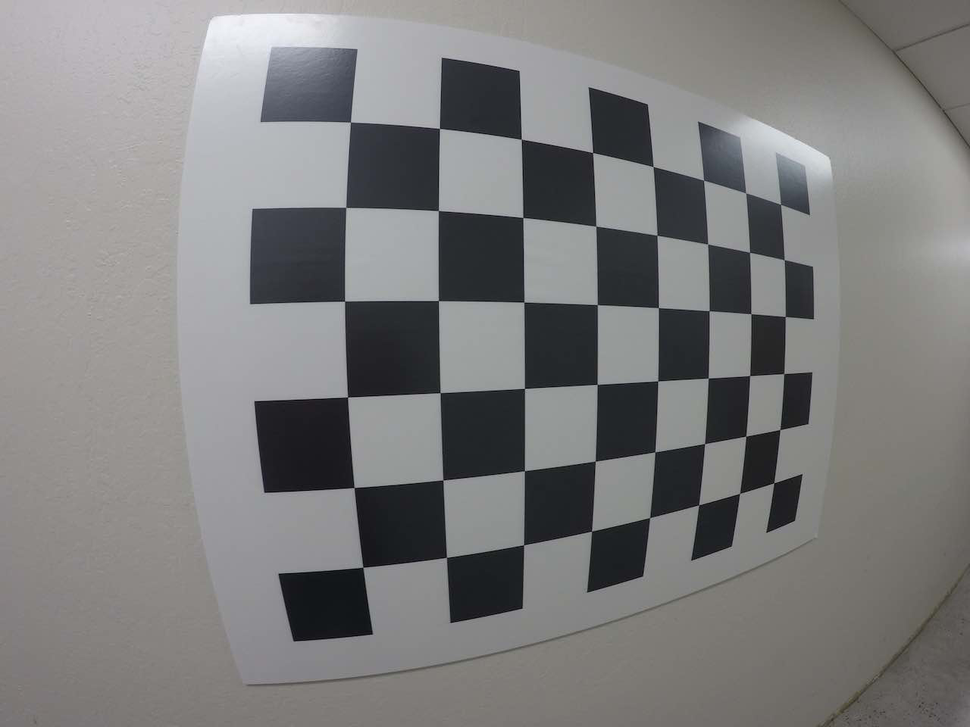
#> input picture AdvancedLane_practice/test_image2.png, 970 x 727 px, shrunk from 1280 x 960 before the run
$ python Undistort_and_Transform_L6_18.py
#> lines starting #> are read from the running program, lines starting #| are printed output that depends on the picture; after the words box and inside, x2 and y2 are one past the last pixel; in counts of white or black regions, pixels touching at a corner belong together
import pickle
import cv2
import numpy as np
import matplotlib.pyplot as plt
import matplotlib.image as mpimg

#read in the saved objpoint and imgpoints

dist_pickle = pickle.load(open("wide_dist_pickle.p","rb"))
#> (reads AdvancedLane_practice/wide_dist_pickle.p from the repository)
mtx = dist_pickle["mtx"]
dist = dist_pickle["dist"]

# read in an image
img = cv2.imread('test_image2.png')
#> img is the input picture: shape (727, 970, 3); mean B, G, R 124.9, 125, 125.3
nx = 8
ny = 6

def corners_unwarp(img,nx,ny,mtx,dist):
    # img.shape, it returns a tuple of number of rows, columns and channels
#> called with nx = 8, ny = 6, mtx = array of shape (3, 3), dist = array of shape (1, 5)
    undst  = cv2.undistort(img,mtx,dist,None,mtx)
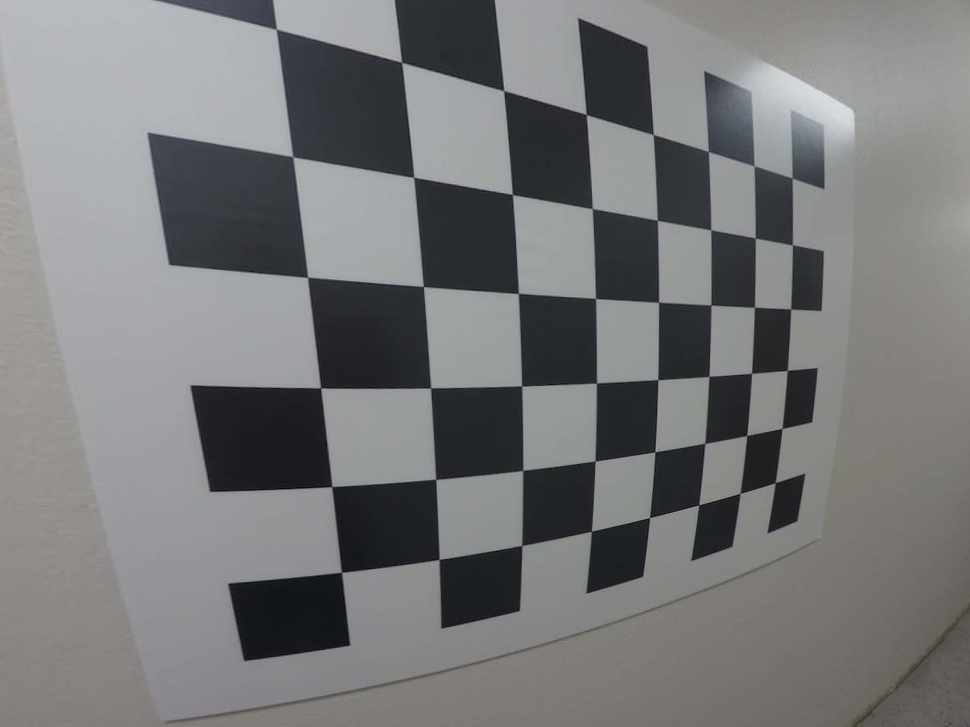
#> undst: shape (727, 970, 3); mean B, G, R 120.7, 119.9, 119.1

    #cv2.calibrateCamera(), it retunrs the camera matrix, distortion, coefficients, rotation, and translation vectors
    gray = cv2.cvtColor(undst,cv2.COLOR_BGR2GRAY)
    ret,corners = cv2.findChessboardCorners(gray,(nx,ny),None)
#> ret = True; corners = 48 rows, first 8: [279, 31], [402.6, 63.4], [503.8, 90.35], [585.8, 114.2], [653.2, 134.5], [708.2, 151.4], [753.7, 166.3], [792.1, 178]

    if ret == True:
        cv2.drawChessboardCorners(img,(nx,ny),corners,ret)
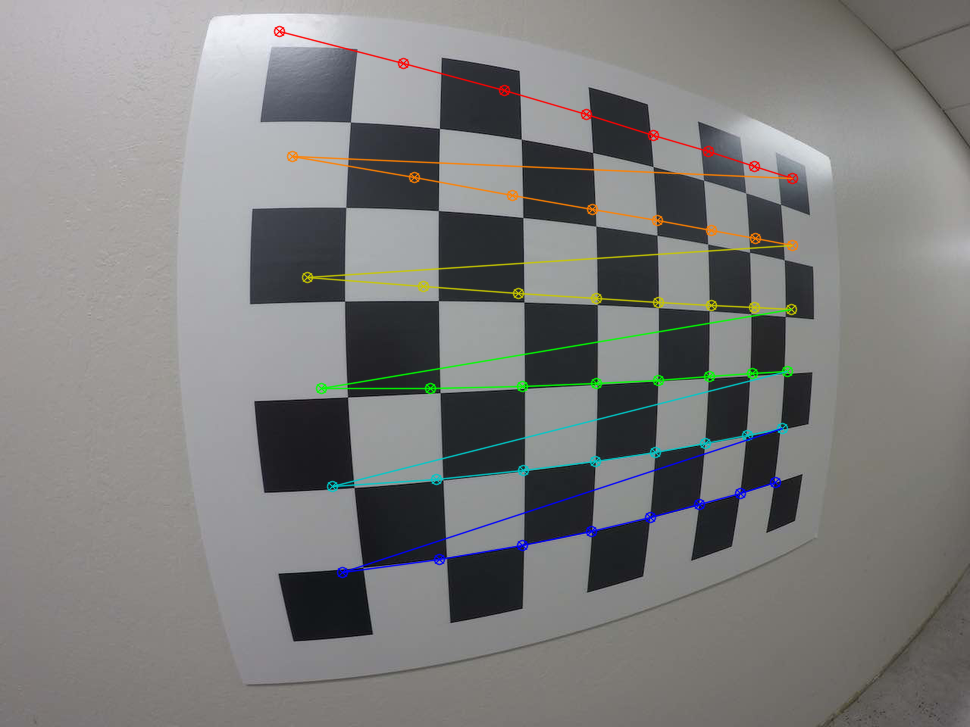
#> img: shape (727, 970, 3); 2.76% of pixels changed, all inside (x1, y1, x2, y2) = (273, 25, 799, 579)
        plt.imshow(img)
        offset = 100
        img_size = (gray.shape[1],gray.shape[0])
#> img_size = (970, 727)
        src = np.float32([corners[0],corners[nx-1],corners[-1],corners[-nx]])
#> src = [[279, 31], [792.1, 178], [775.3, 482.5], [341.6, 572.1]]
        dst = np.float32([[offset,offset],[img_size[0]-offset,offset],[img_size[0]-offset,img_size[1]-offset],[offset,img_size[1]-offset]])

        M = cv2.getPerspectiveTransform(src,dst)
#> M = [[0.615, -0.0977, -87.74], [-0.258, 0.651, 132.8], [-0.000666, -0.000188, 1]]
        warped = cv2.warpPerspective(undst,M,img_size,flags=cv2.INTER_LINEAR)
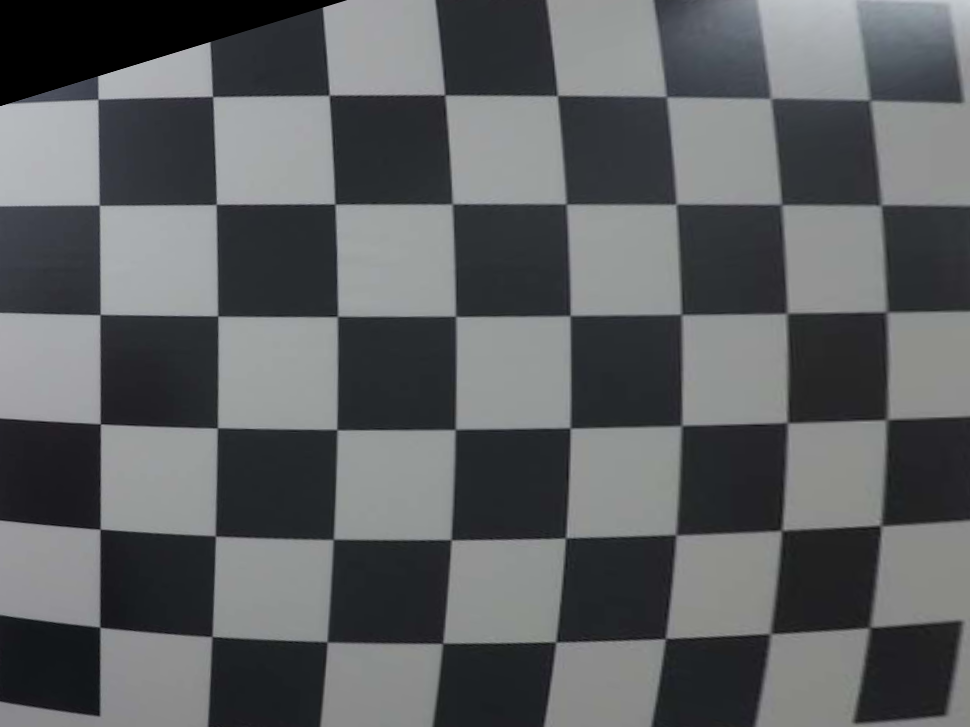
#> warped: shape (727, 970, 3); mean B, G, R 97.4, 95.4, 92.9
    return warped,M

top_down,perspective_M = corners_unwarp(img,nx,ny,mtx,dist)
#> perspective_M has the same summary as M in corners_unwarp
f,(ax1,ax2) = plt.subplots(1,2,figsize = (24,9))
f.tight_layout()
ax1.imshow(img)
ax1.set_title('Original_Image',fontsize = 50)
ax2.imshow(top_down)
ax2.set_title('Undistorted and Warped Image',fontsize =50)
plt.show()
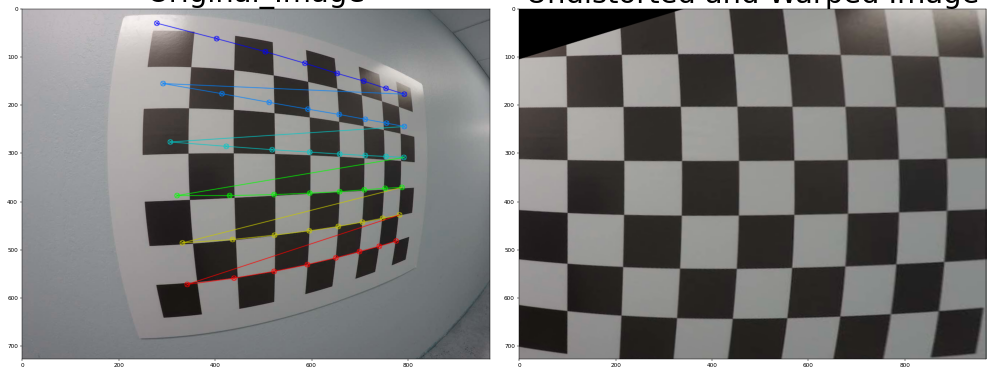
#> figure drawn by matplotlib, 2 panels; B, G, R data is drawn as R, G, B

#> (the run stopped early here; a loop or call above may not have finished)
